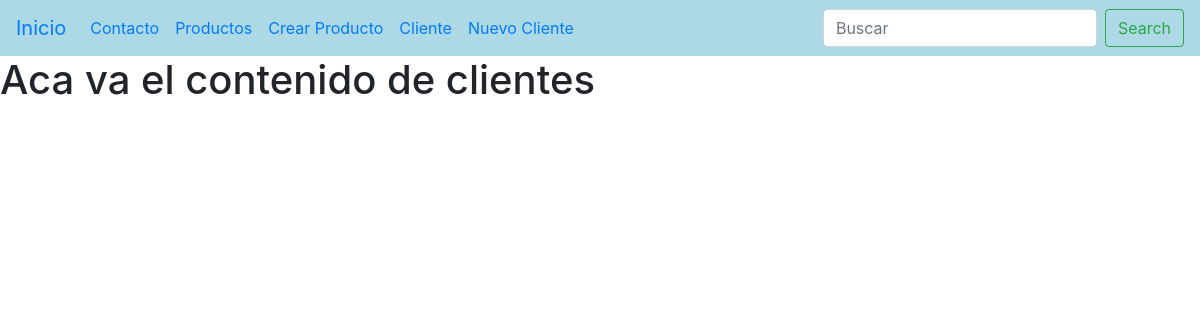
Page /Client/ on the earlier database version.
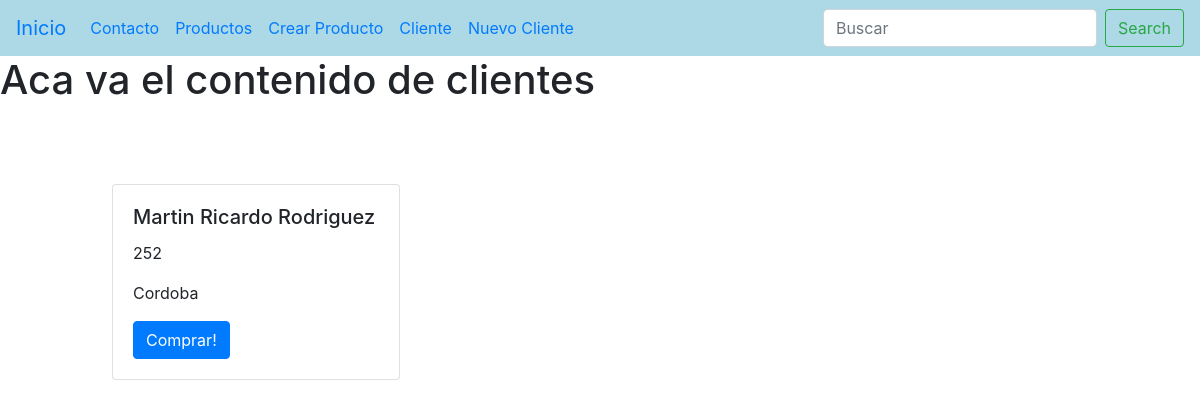
Same page on the later database version.
### Appclientes/models.py (models this page shows)
class Clients(models.Model):
    name = models.CharField(max_length=40)
    fantacy_name = models.CharField(max_length=40)
    namer_phone = models.FloatField()
    date_create = models.DateTimeField()
    adess = models.CharField(max_length=200)
    city =  models.CharField(max_length=200)
    Cuit = models.CharField(max_length=30, unique=True)
    active = models.BooleanField(default=True)
    class Meta:
        verbose_name = "Cliente"
        verbose_name_plural = "Clientes"

### Appclientes/views.py (the view)
# urls.py: path("",client_view , name = "client_view"),
def client_view(request):
    print(request.method)
    clientes = Clients.objects.all()
    context = {"clientes":clientes}
    return render(request, "Client.html", context=context)

### templates/Client.html (shortened to what this page needs)
{% extends 'base.html' %}
{% block contenido %}
<h1>Aca va el contenido de clientes</h1>
<div class="d-flex" style="margin-top:5rem; margin-left:7rem">
    {% for client_view in clientes %}
    <div class="card" style="width: 18rem;">
        <div class="card-body">
            <h5 class="card-title">{{client_view.name}}</h5>
            <p class="card-text">{{client_view.Cuit}}</p>
            <p class="card-text">{{client_view.city}}</p>
            <a href="#" class="btn btn-primary">Comprar!</a>
        </div>
    </div>
    {% endfor %}
</div>
{% endblock %}

### templates/base.html (shortened to what this page needs)
<!DOCTYPE html>
<html lang="en">
<head>
    <link rel="stylesheet" href="https://cdn.jsdelivr.net/npm/bootstrap@4.6.1/dist/css/bootstrap.min.css"
>
</head>
<body>
    <nav class="navbar navbar-expand-lg navbar " style="background: lightblue;">
        <a class="navbar-brand" href="/">Inicio</a>
        <div class="collapse navbar-collapse" id="navbarSupportedContent">
            <ul class="navbar-nav mr-auto">
                <li class="nav-item active">
                    <a class="nav-link" href="/products/contacto/">Contacto <span class="sr-only">(current)</span></a>
                </li>
                <li class="nav-item">
                    <a class="nav-link" href="/products/">Productos</a>
                 <li class="nav-item">
                    <a class="nav-link" href="/products/create-product/">Crear Producto</a>
                <li class="nav-item">
                    <a class="nav-link" href="/Client/">Cliente</a>
                 <li class="nav-item">
                    <a class="nav-link" href="/Client/create-client">Nuevo Cliente</a>
                </li>
                </li>
            </ul>
            <form class="form-inline my-2 my-lg-0" action="/products/search-product/" method="GET">
                <input class="form-control mr-sm-2" type="text" placeholder="Buscar" aria-label="Search" name='search'>
                <button class="btn btn-outline-success my-2 my-sm-0" type="submit">Search</button>
            </form>
        </div>
    </nav>
    {% block contenido %}{% endblock %}
</body>
</html>

Differences in the rows shown:
added Clients: name "Martin Ricardo Rodriguez", Cuit "252", city "Cordoba"
